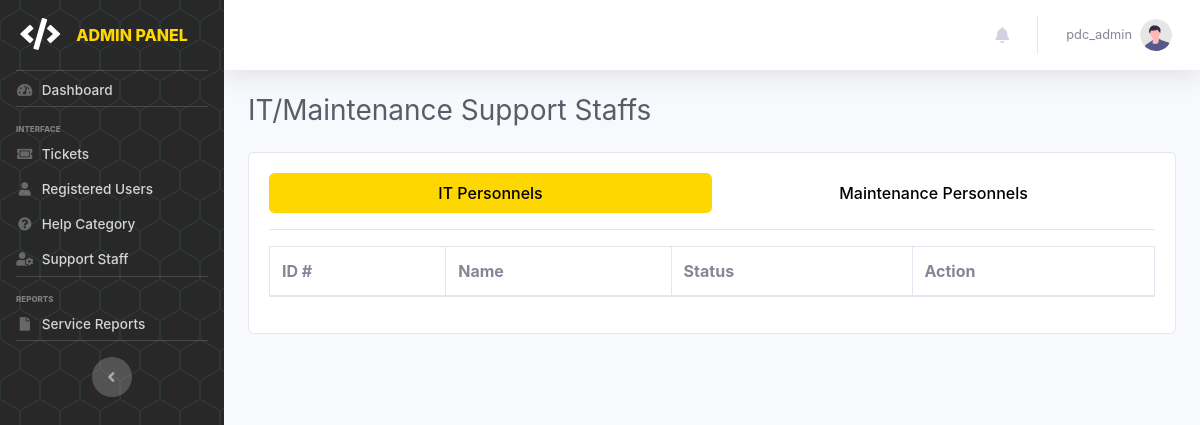
Page /pages/admin/admin.staff-list.php (signed in) on the earlier database version.
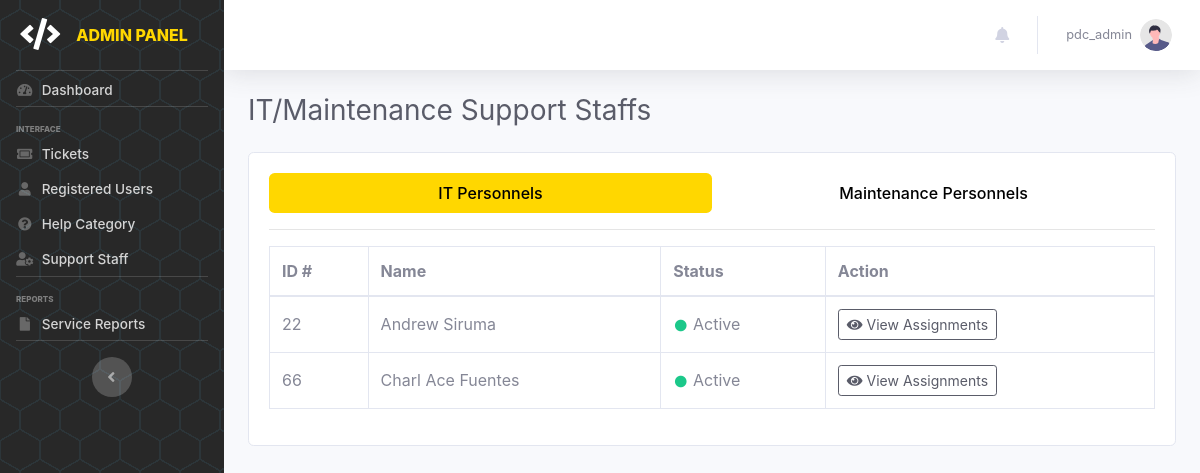
Same page on the later database version.
### tables this page shows
CREATE TABLE `tbl_useraccounts` (
  `id` int(11) NOT NULL,
  `name` varchar(100) NOT NULL,
  `username` varchar(100) NOT NULL,
  `password` varchar(255) NOT NULL,
  `role` enum('admin','it-admin','maintenance-admin','office','outlet','it','maintenance') NOT NULL,
  `status` enum('Active','Inactive') NOT NULL DEFAULT 'Active',
  `created` datetime(6) DEFAULT CURRENT_TIMESTAMP(6),
  `updated` datetime(6) DEFAULT CURRENT_TIMESTAMP(6) ON UPDATE CURRENT_TIMESTAMP(6)
);

### pages/admin/admin.staff-list.php (the view, shortened to what this page needs)
<?php include('admin.header.php'); ?>
<?php
function getRoleCode($role) {
    return ($role === 'it') ? 1 : (($role === 'maintenance') ? 2 : 0);
}
?>
    <div class="container-fluid">
        <div class="d-sm-flex align-items-center justify-content-between mb-4">
            <h1 class="h3 mb-0 text-gray-800">IT/Maintenance Support Staffs</h1>
        </div>
        <div class="card mt-4">
            <div class="card-body">
                <ul class="nav nav-pills nav-justified mb-3" id="pills-tab" role="tablist">
                    <li class="nav-item" role="presentation">
                        <button class="nav-link active" id="pills-it-tab" data-toggle="pill" data-target="#pills-it" type="button" role="tab" aria-controls="pills-it" aria-selected="true">IT Personnels</button>
                    </li>
                    <li class="nav-item" role="presentation">
                        <button class="nav-link" id="pills-maint-tab" data-toggle="pill" data-target="#pills-maint" type="button" role="tab" aria-controls="pills-maint" aria-selected="false">Maintenance Personnels</button>
                    </li>
                </ul>
                <hr />
                <div class="tab-content" id="pills-tabContent">
                    <div class="tab-pane fade show active" id="pills-it" role="tabpanel" aria-labelledby="pills-it-tab">
                        <div class="table-responsive">
                            <table class="table table-bordered w-100" id="itcattbl">
                                <thead>
                                    <tr>
                                        <th>ID #</th>
                                        <th>Name</th>
                                        <th>Status</th>
                                        <th>Action</th>
                                    </tr>
                                </thead>
                                <tbody>
                                    <?php
                                        $it_qry = mysqli_query($conn, "SELECT * FROM tbl_useraccounts WHERE role = 'it'");
                                        while($it_res=mysqli_fetch_array($it_qry)){
                                    ?>
                                        <tr>
                                            <td><?php echo $it_res['id']; ?></td>
                                            <td><?php echo $it_res['name']; ?></td>
                                            <td>
                                                <?php if ($it_res["status"]== 'Active') { ?>
                                                    <i class="fas fa-fw fa-circle fa-xs text-success"></i>&nbsp;<?php echo $it_res['status']; ?>
                                                <?php } else { ?>
                                                    <i class="fas fa-fw fa-circle fa-xs text-secondary"></i>&nbsp;<?php echo $it_res['status']; ?>
                                                <?php } ?>
                                            </td>
                                            <td>
                                                <a class="btn btn-sm btn-outline-dark" href="assigned-tickets?id=<?php echo $it_res['id']; ?>&role=<?php echo getRoleCode($it_res['role']); ?>" title="View"><i class="fas fa-eye"></i> View Assignments</a>
                                            </td>
                                        </tr>
                                    <?php } ?>
                                </tbody>
                            </table>
                        </div>
                    </div>
                </div>
            </div>
        </div>
    </div>
<?php include('admin.footer.php'); ?>

Differences in the rows shown:
added tbl_useraccounts: id "22", name "Andrew Siruma", status "Active"
added tbl_useraccounts: id "66", name "Charl Ace Fuentes", status "Active"
